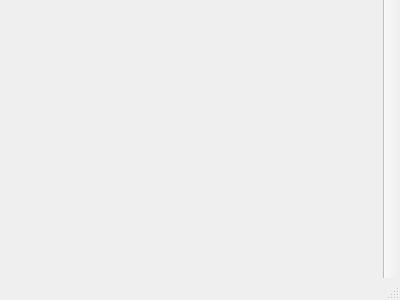
<?xml version="1.0" encoding="UTF-8"?>
<ui version="4.0">
 <class>MainWindow</class>
 <widget class="QMainWindow" name="MainWindow">
  <property name="geometry">
   <rect>
    <x>0</x>
    <y>0</y>
    <width>400</width>
    <height>300</height>
   </rect>
  </property>
  <property name="windowTitle">
   <string>MainWindow</string>
  </property>
  <widget class="QWidget" name="central_widget"/>
  <widget class="MainMenuBar" name="menubar">
   <property name="geometry">
    <rect>
     <x>0</x>
     <y>0</y>
     <width>400</width>
     <height>22</height>
    </rect>
   </property>
  </widget>
  <widget class="QStatusBar" name="statusbar"/>
  <widget class="MainToolBar" name="right_tool_bar">
   <property name="windowTitle">
    <string>toolBar</string>
   </property>
   <property name="movable">
    <bool>false</bool>
   </property>
   <property name="allowedAreas">
    <set>Qt::RightToolBarArea</set>
   </property>
   <property name="floatable">
    <bool>false</bool>
   </property>
   <attribute name="toolBarArea">
    <enum>RightToolBarArea</enum>
   </attribute>
   <attribute name="toolBarBreak">
    <bool>false</bool>
   </attribute>
  </widget>
 </widget>
 <customwidgets>
  <customwidget>
   <class>MainMenuBar</class>
   <extends>QMenuBar</extends>
   <header>ui/internal/main_menu_bar.h</header>
  </customwidget>
  <customwidget>
   <class>MainToolBar</class>
   <extends>QToolBar</extends>
   <header>ui/internal/toolbar/main_tool_bar.h</header>
  </customwidget>
 </customwidgets>
 <resources/>
 <connections/>
</ui>
